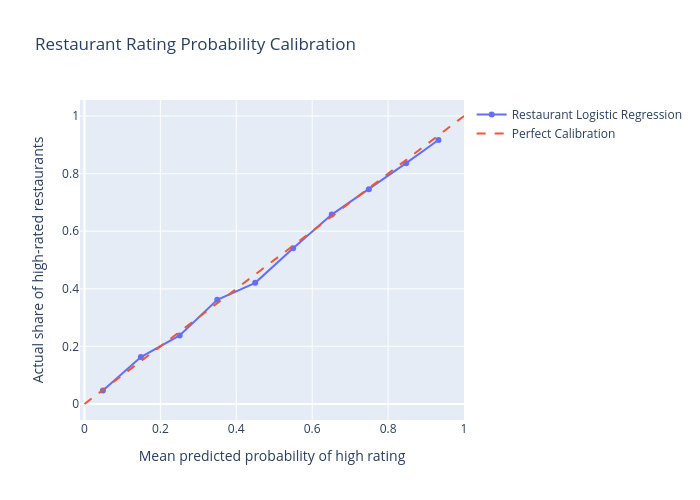

Notebook source saved alongside this figure:
### Code cell
prob_true, prob_pred = calibration_curve(
    y_test, p_test, n_bins=10, strategy="uniform"
)

fig = go.Figure()

fig.add_trace(go.Scatter(
    x=prob_pred,
    y=prob_true,
    mode="lines+markers",
    name="Restaurant Logistic Regression"
))

fig.add_trace(go.Scatter(
    x=[0, 1],
    y=[0, 1],
    mode="lines",
    line=dict(dash="dash"),
    name="Perfect Calibration"
))

fig.update_layout(
    title="Restaurant Rating Probability Calibration",
    xaxis_title="Mean predicted probability of high rating",
    yaxis_title="Actual share of high-rated restaurants",
    width=700,
    height=500
)

fig.show()

### Figure 1 — Plotly figure (JSON) as saved in the notebook; plotly's stock layout.template omitted (floating-point values rounded to 4 significant figures)
{"data": [{"mode": "lines+markers", "name": "Restaurant Logistic Regression", "type": "scatter", "x": [0.04877, 0.1487, 0.2509, 0.3499, 0.4499, 0.5498, 0.6515, 0.7493, 0.8476, 0.9327], "y": [0.047, 0.1628, 0.2381, 0.362, 0.4207, 0.5408, 0.6577, 0.7461, 0.8361, 0.9165]}, {"line": {"dash": "dash"}, "mode": "lines", "name": "Perfect Calibration", "type": "scatter", "x": [0, 1], "y": [0, 1]}], "layout": {"height": 500, "title": {"text": "Restaurant Rating Probability Calibration"}, "width": 700, "xaxis": {"title": {"text": "Mean predicted probability of high rating"}}, "yaxis": {"title": {"text": "Actual share of high-rated restaurants"}}}}
